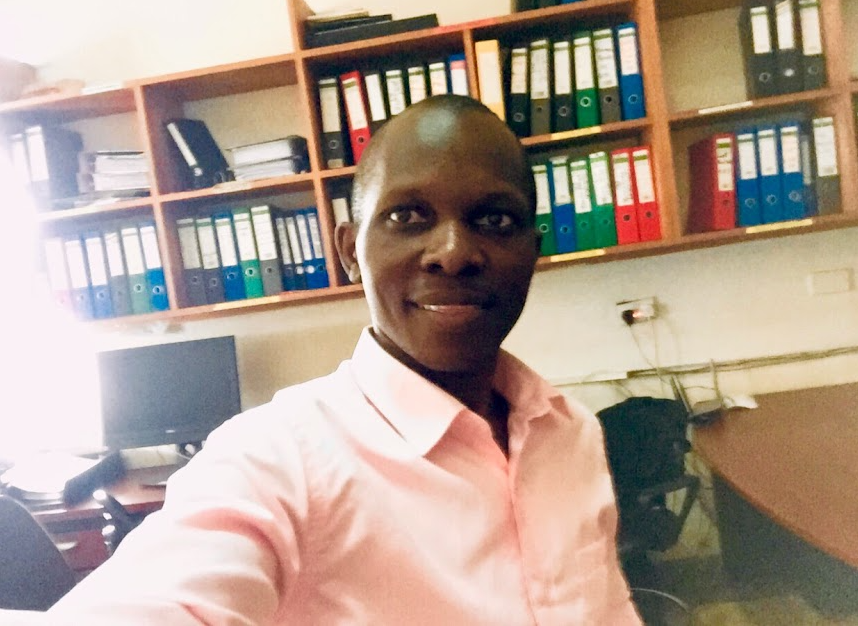
#> input picture data-science/imgs/image1.png, 858 x 626 px
$ python image_blur.py
#> lines starting #> are read from the running program, lines starting #| are printed output that depends on the picture
from scipy.ndimage import gaussian_filter as gf
import matplotlib.pyplot as plt

load_image=plt.imread("imgs/image1.png")
#> load_image is the input picture: shape (626, 858, 4) float32; mean R, G, B, A 0.679, 0.608, 0.559, 1
blurred_image=gf(load_image, 2)
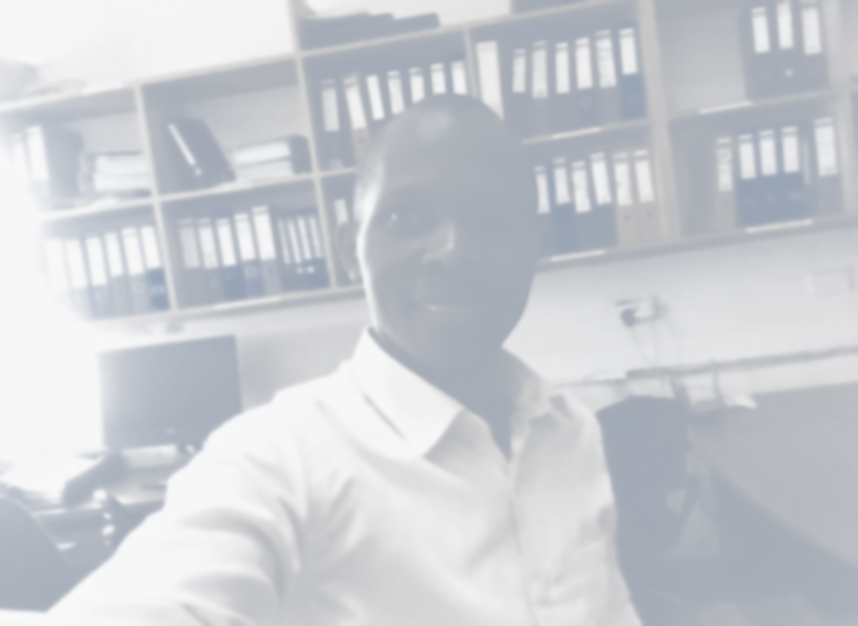
#> blurred_image: shape (626, 858, 4) float32; mean R, G, B, A 0.676, 0.695, 0.726, 0.75; transparent parts drawn white

prefix="blurred_"

plt.subplot(121)
plt.imshow(load_image)
plt.title("Original Image")

plt.subplot(122)
plt.imshow(blurred_image)
plt.title("Blurred Image")

blurred_image_name= prefix + "1.png"
plt.imsave(blurred_image_name, blurred_image)

plt.show()
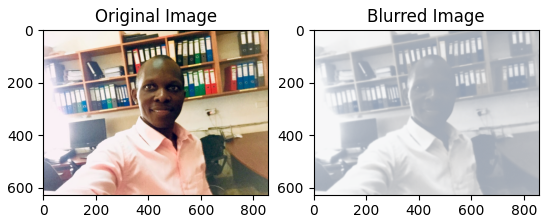
#> figure drawn by matplotlib, 2 panels

$ run again, with Alvin_Data_Science/images/alvin.jpg saved as data-science/imgs/image1.png
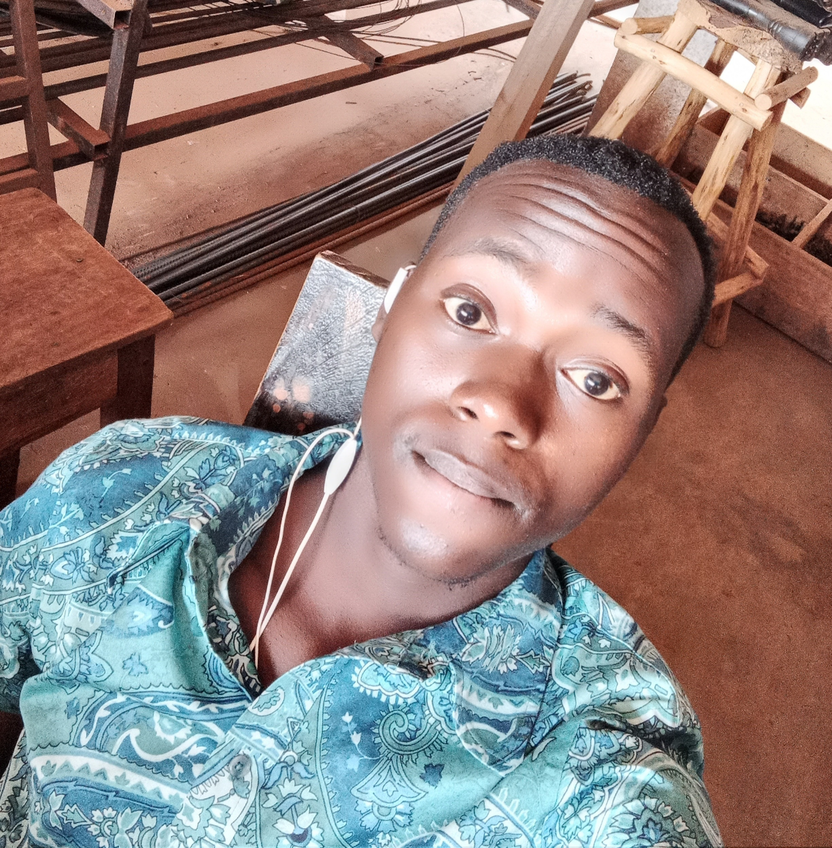
#> input picture Alvin_Data_Science/images/alvin.jpg, 832 x 848 px, shrunk from 2448 x 2495 before the run
#> load_image is the input picture: shape (848, 832, 3) float32; mean R, G, B 0.575, 0.51, 0.494
#> `blurred_image=gf(load_image, 2)`:
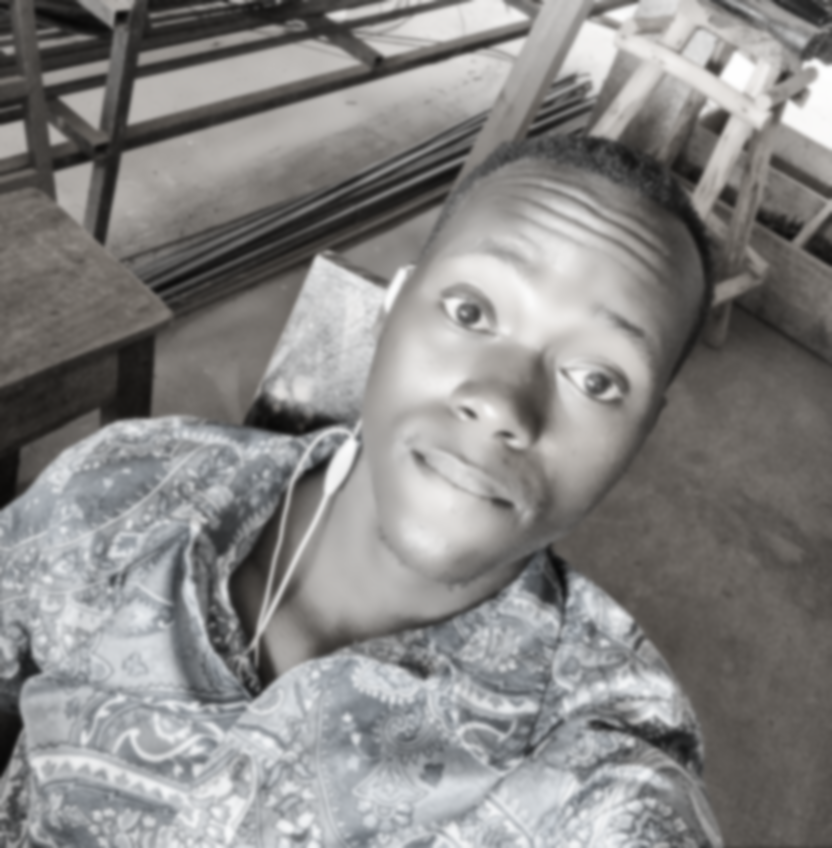
#> blurred_image: shape (848, 832, 3) float32; mean R, G, B 0.531, 0.527, 0.522
#> `plt.show()`:
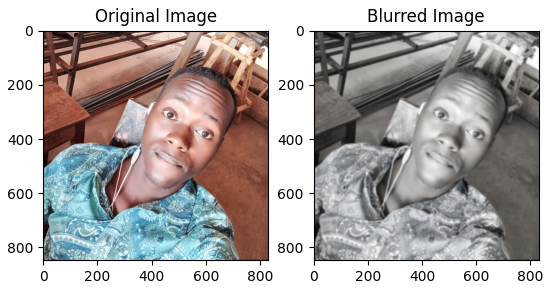
#> figure drawn by matplotlib, 2 panels

$ run again, with Ronald_DataScience/imgs/image.jpeg saved as data-science/imgs/image1.png
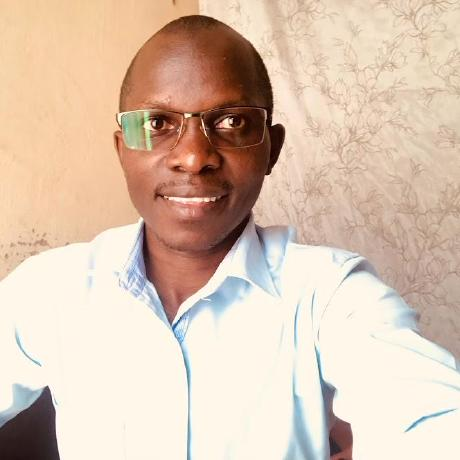
#> input picture Ronald_DataScience/imgs/image.jpeg, 460 x 460 px
#> load_image is the input picture: shape (460, 460, 3) float32; mean R, G, B 0.859, 0.767, 0.692
#> `blurred_image=gf(load_image, 2)`:
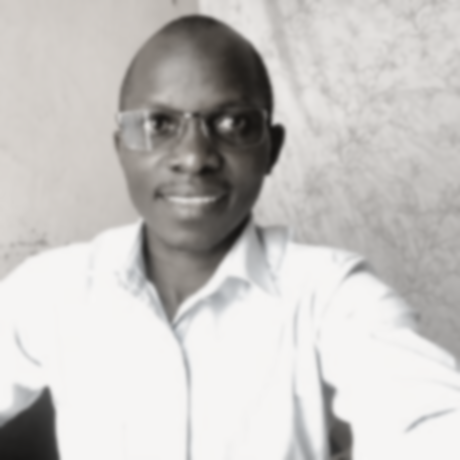
#> blurred_image: shape (460, 460, 3) float32; mean R, G, B 0.783, 0.773, 0.763
#> `plt.show()`:
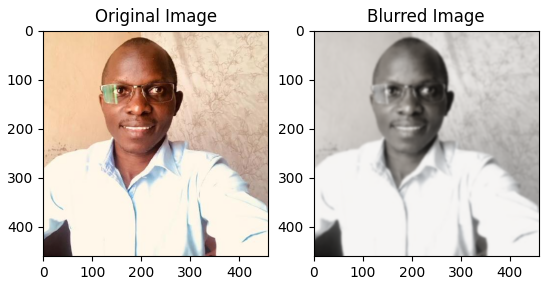
#> figure drawn by matplotlib, 2 panels
